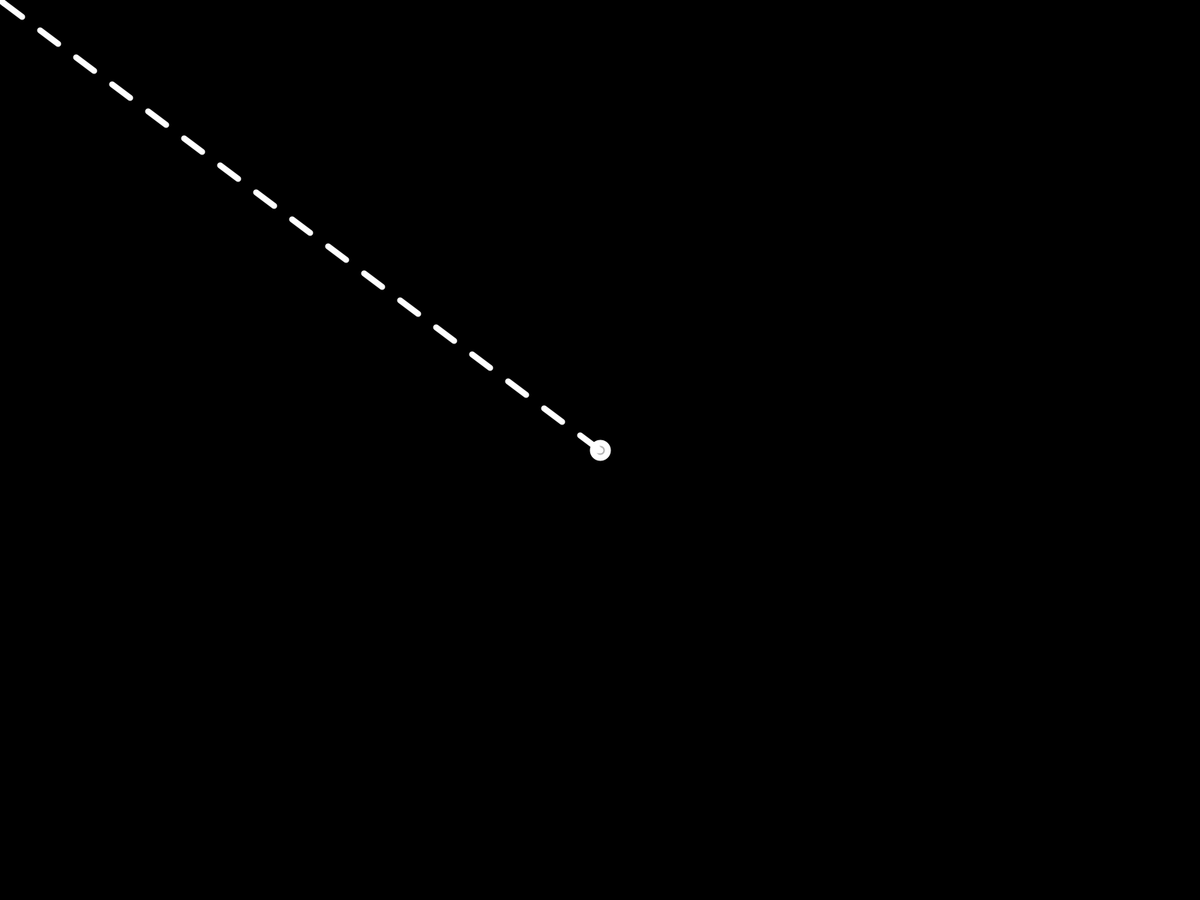
Frame 1 (no input)
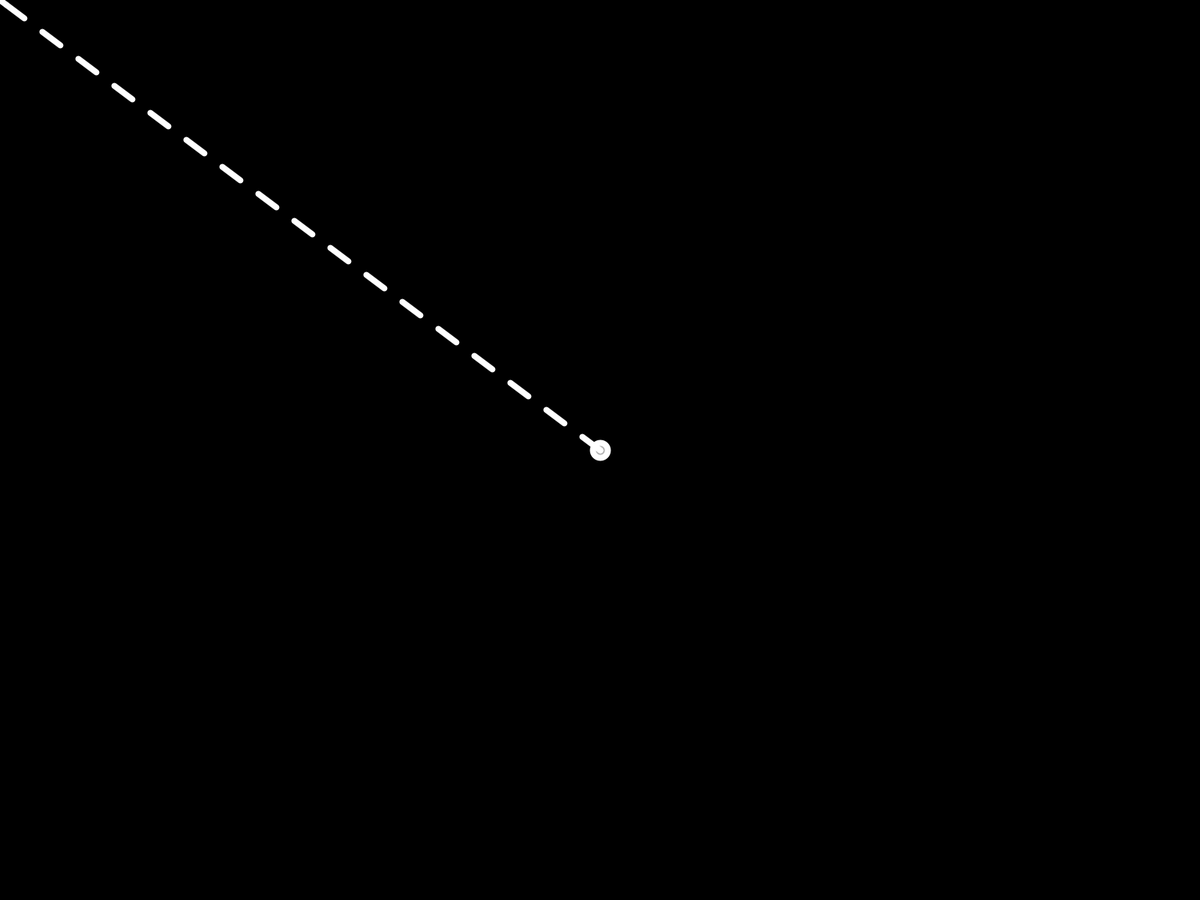
Frame 60 (the mouse pressed at the canvas centre just before this capture)
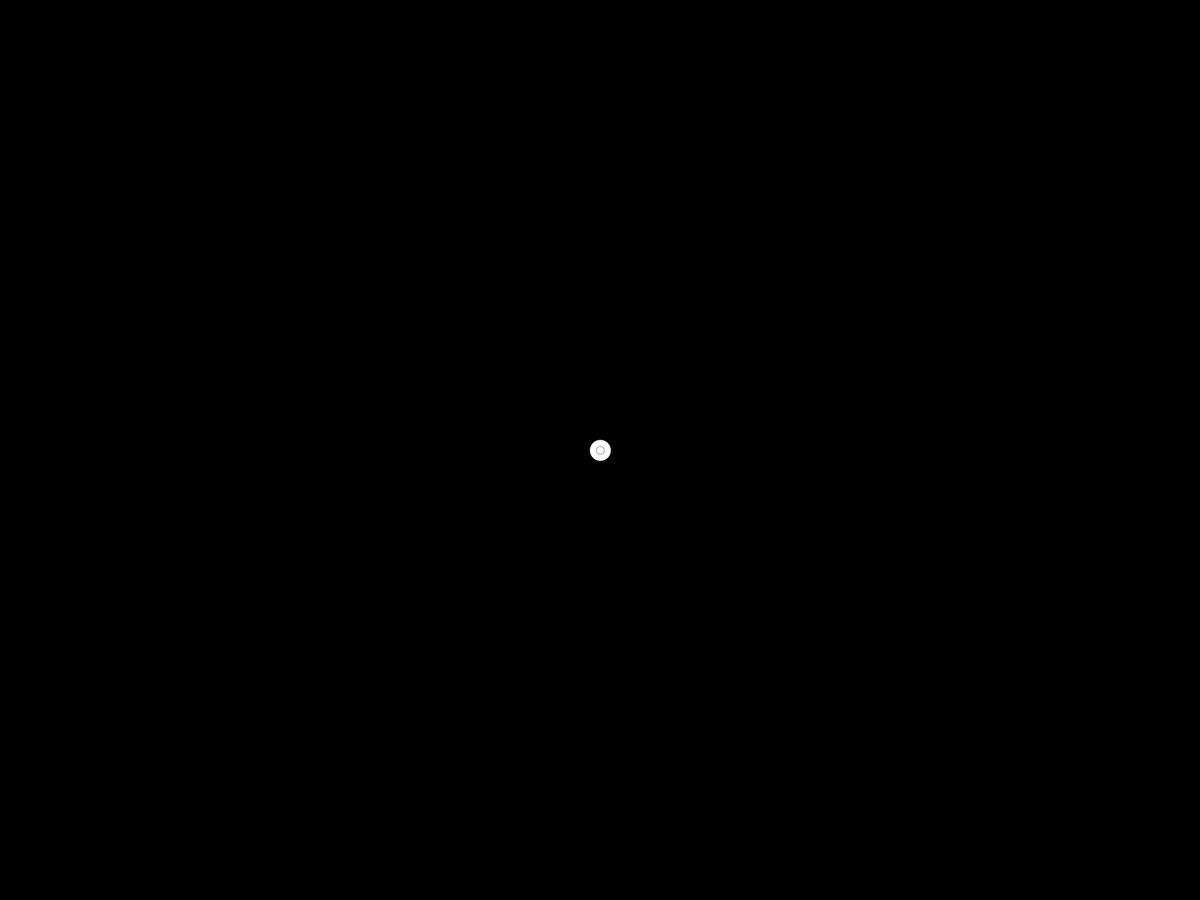
Frame 120 (the mouse held since frame 60 and released just before this capture)

The Processing sketch that drew these frames (run headless with seeded random() and noise(); from frame 60 on, the mouse is pressed at the canvas centre):

// Processing sketch: AIM
// ── AIM.pde
PVector pos,npos;
ArrayList<PVector> vels = new ArrayList<PVector>();
int brightness = 255;
float x = 0;
float xC = 0;


void setup() {
  fullScreen();
  colorMode(HSB);
  pos = new PVector(width/2,height/2);
  npos = new PVector(width/2,height/2);
  stroke(0,0,255);//white
  strokeWeight(8);
  strokeCap(ROUND);
  fill(0,0,180);
}

void draw() {
  background(0);
  vels.add(new PVector(mouseX-width/2,mouseY-height/2));
  vels.get(0).setMag(30);
  ellipse(pos.x,pos.y,20,20);
  xC +=0.1f; if (xC>=2) {xC=0;}
  x=xC;
  line(pos.x,pos.y,pos.x+vels.get(vels.size()-1).x*(xC),pos.y+vels.get(vels.size()-1).z*(xC));
  while (x<60) {
    npos.set(pos.x+vels.get(vels.size()-1).x*x,pos.y+vels.get(vels.size()-1).y*x);
    if(npos.x+vels.get(vels.size()-1).x> width || npos.x+vels.get(vels.size()-1).x < 0) {
      vels.add(new PVector(
        -vels.get(vels.size()-1).x,
        vels.get(vels.size()-1).y));
    } if(npos.y+vels.get(vels.size()-1).y> height|| npos.y+vels.get(vels.size()-1).y < 0) {
      vels.add(new PVector(
        vels.get(vels.size()-1).x,
        -vels.get(vels.size()-1).y));}
    line(npos.x,npos.y,npos.x+vels.get(vels.size()-1).x,npos.y+vels.get(vels.size()-1).y);
    x+=2;
  }
  
  //delete all Arraylist-Elements
  for (int i = vels.size() - 1; i >= 0; i--) {vels.remove(i);}
}
